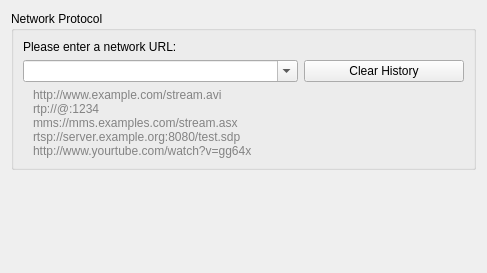
<?xml version="1.0" encoding="UTF-8"?>
<ui version="4.0">
 <author>Jean-Baptiste Kempf</author>
 <class>OpenNetwork</class>
 <widget class="QWidget" name="OpenNetwork">
  <property name="geometry">
   <rect>
    <x>0</x>
    <y>0</y>
    <width>487</width>
    <height>273</height>
   </rect>
  </property>
  <property name="windowTitle">
   <string>Form</string>
  </property>
  <layout class="QVBoxLayout">
   <item>
    <widget class="QGroupBox" name="groupBox">
     <property name="title">
      <string>Network Protocol</string>
     </property>
     <layout class="QGridLayout">
      <item row="0" column="0">
       <widget class="QLabel" name="label_1">
        <property name="sizePolicy">
         <sizepolicy hsizetype="Preferred" vsizetype="Fixed">
          <horstretch>0</horstretch>
          <verstretch>0</verstretch>
         </sizepolicy>
        </property>
        <property name="text">
         <string>Please enter a network URL:</string>
        </property>
       </widget>
      </item>
      <item row="2" column="0">
       <widget class="QLabel" name="examples">
        <property name="styleSheet">
         <string notr="true">color: #838383; </string>
        </property>
        <property name="text">
         <string notr="true">http://www.example.com/stream.avi
rtp://@:1234
mms://mms.examples.com/stream.asx
rtsp://server.example.org:8080/test.sdp
http://www.yourtube.com/watch?v=gg64x</string>
        </property>
        <property name="margin">
         <number>5</number>
        </property>
        <property name="indent">
         <number>10</number>
        </property>
       </widget>
      </item>
      <item row="1" column="0">
       <layout class="QHBoxLayout">
        <item>
         <widget class="QComboBox" name="urlComboBox">
          <property name="maximumSize">
           <size>
            <width>600</width>
            <height>16777215</height>
           </size>
          </property>
          <property name="editable">
           <bool>true</bool>
          </property>
          <property name="insertPolicy">
           <enum>QComboBox::NoInsert</enum>
          </property>
         </widget>
        </item>
        <item>
         <widget class="QPushButton" name="clearHistoryButton">
          <property name="text">
           <string>Clear History</string>
          </property>
          <property name="toolTip">
           <string>Clear the network URL browsing history</string>
          </property>
          <property name="maximumSize">
           <size>
            <width>160</width>
            <height>16777215</height>
           </size>
          </property>
         </widget>
        </item>
       </layout>
      </item>
     </layout>
    </widget>
   </item>
   <item>
    <spacer>
     <property name="orientation">
      <enum>Qt::Vertical</enum>
     </property>
     <property name="sizeType">
      <enum>QSizePolicy::MinimumExpanding</enum>
     </property>
     <property name="sizeHint" stdset="0">
      <size>
       <width>20</width>
       <height>10</height>
      </size>
     </property>
    </spacer>
   </item>
  </layout>
 </widget>
 <tabstops>
  <tabstop>urlComboBox</tabstop>
 </tabstops>
 <resources/>
 <connections/>
</ui>
